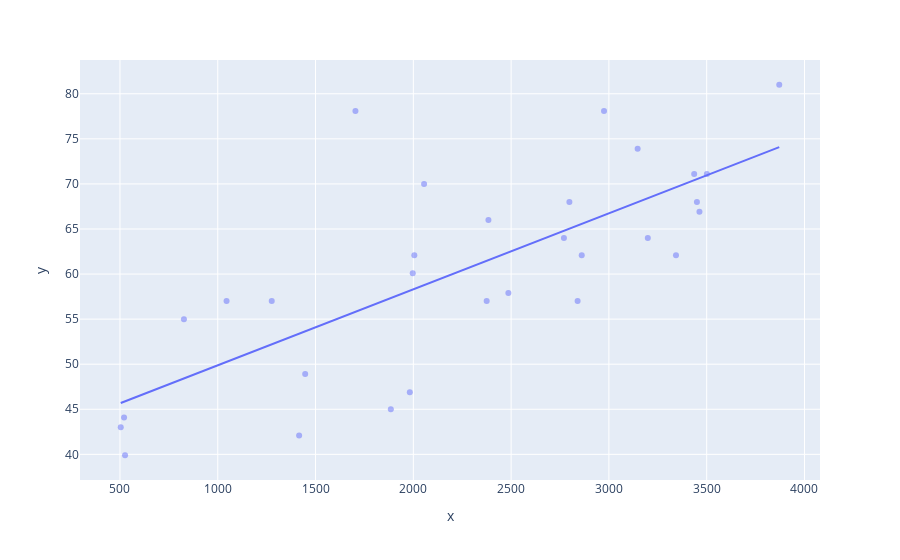

Here is the notebook cell this chart was saved with:
### Code cell
df = plt.data.tips()
fig = plt.scatter(df, x=X['Brooklyn Bridge'], y=Y, trendline='ols', opacity=.50)
fig.show()

### Figure 1 — Plotly figure (JSON) as saved in the notebook; plotly's stock layout.template omitted (floating-point values rounded to 4 significant figures)
{"data": [{"hovertemplate": "x=%{x}<br>y=%{y}<extra></extra>", "legendgroup": "", "marker": {"color": "#636efa", "opacity": 0.5, "symbol": "circle"}, "mode": "markers", "name": "", "orientation": "v", "showlegend": false, "type": "scatter", "x": [1704, 827, 526, 521, 1416, 1885, 1276, 1982, 504, 1447, 2005, 1045, 2840, 2861, 2770, 2384, 3147, 3871, 3501, 3450, 3436, 2975, 2055, 2798, 3463, 1997, 3343, 2486, 2375, 3199], "xaxis": "x", "y": [78.1, 55, 39.9, 44.1, 42.1, 45, 57, 46.9, 43, 48.9, 62.1, 57, 57, 62.1, 64, 66, 73.9, 81, 71.1, 68, 71.1, 78.1, 70, 68, 66.9, 60.1, 62.1, 57.9, 57, 64], "yaxis": "y"}, {"hovertemplate": "<b>OLS trendline</b><br>y = 0.00842672 * x + 41.4544<br>R<sup>2</sup>=0.546678<br><br>x=%{x}<br>y=%{y} <b>(trend)</b><extra></extra>", "legendgroup": "", "marker": {"color": "#636efa", "symbol": "circle"}, "mode": "lines", "name": "", "showlegend": false, "type": "scatter", "x": [504, 521, 526, 827, 1045, 1276, 1416, 1447, 1704, 1885, 1982, 1997, 2005, 2055, 2375, 2384, 2486, 2770, 2798, 2840, 2861, 2975, 3147, 3199, 3343, 3436, 3450, 3463, 3501, 3871], "xaxis": "x", "y": [45.7, 45.84, 45.89, 48.42, 50.26, 52.21, 53.39, 53.65, 55.81, 57.34, 58.16, 58.28, 58.35, 58.77, 61.47, 61.54, 62.4, 64.8, 65.03, 65.39, 65.56, 66.52, 67.97, 68.41, 69.62, 70.41, 70.53, 70.64, 70.96, 74.07], "yaxis": "y"}], "layout": {"legend": {"tracegroupgap": 0}, "margin": {"t": 60}, "xaxis": {"anchor": "y", "domain": [0, 1], "title": {"text": "x"}}, "yaxis": {"anchor": "x", "domain": [0, 1], "title": {"text": "y"}}}}
